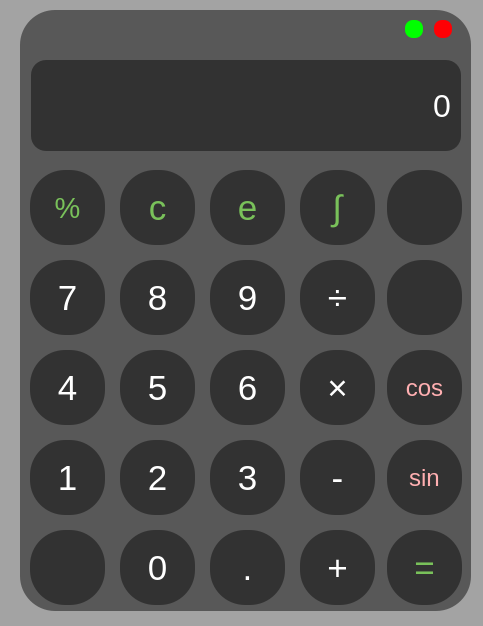
<?xml version="1.0" encoding="UTF-8"?>
<ui version="4.0">
 <class>MainWindow</class>
 <widget class="QMainWindow" name="MainWindow">
  <property name="windowModality">
   <enum>Qt::NonModal</enum>
  </property>
  <property name="geometry">
   <rect>
    <x>0</x>
    <y>0</y>
    <width>483</width>
    <height>626</height>
   </rect>
  </property>
  <property name="minimumSize">
   <size>
    <width>483</width>
    <height>626</height>
   </size>
  </property>
  <property name="maximumSize">
   <size>
    <width>483</width>
    <height>626</height>
   </size>
  </property>
  <property name="windowTitle">
   <string>Calculadora</string>
  </property>
  <property name="styleSheet">
   <string notr="true">background-color: rgb(163, 163, 163);</string>
  </property>
  <property name="dockOptions">
   <set>QMainWindow::AllowTabbedDocks|QMainWindow::AnimatedDocks</set>
  </property>
  <widget class="QWidget" name="centralwidget">
   <property name="styleSheet">
    <string notr="true"/>
   </property>
   <widget class="QFrame" name="frame">
    <property name="geometry">
     <rect>
      <x>20</x>
      <y>10</y>
      <width>451</width>
      <height>601</height>
     </rect>
    </property>
    <property name="styleSheet">
     <string notr="true">background-color: rgb(88, 88, 88);
border-radius:35px;</string>
    </property>
    <property name="frameShape">
     <enum>QFrame::StyledPanel</enum>
    </property>
    <property name="frameShadow">
     <enum>QFrame::Raised</enum>
    </property>
    <widget class="QPushButton" name="oito">
     <property name="geometry">
      <rect>
       <x>100</x>
       <y>250</y>
       <width>75</width>
       <height>75</height>
      </rect>
     </property>
     <property name="font">
      <font>
       <pointsize>26</pointsize>
      </font>
     </property>
     <property name="styleSheet">
      <string notr="true">color: rgb(255, 255, 255);
background-color: rgb(50, 50, 50);
border-radius:35px;
border-width: 4px;
border-color:white;


</string>
     </property>
     <property name="text">
      <string>8</string>
     </property>
    </widget>
    <widget class="QPushButton" name="dois">
     <property name="geometry">
      <rect>
       <x>100</x>
       <y>430</y>
       <width>75</width>
       <height>75</height>
      </rect>
     </property>
     <property name="font">
      <font>
       <pointsize>26</pointsize>
      </font>
     </property>
     <property name="styleSheet">
      <string notr="true">color: rgb(255, 255, 255);
background-color: rgb(50, 50, 50);
border-radius:35px;
border-width: 4px;
border-color:white;


</string>
     </property>
     <property name="text">
      <string>2</string>
     </property>
    </widget>
    <widget class="QPushButton" name="sete">
     <property name="geometry">
      <rect>
       <x>10</x>
       <y>250</y>
       <width>75</width>
       <height>75</height>
      </rect>
     </property>
     <property name="font">
      <font>
       <pointsize>26</pointsize>
      </font>
     </property>
     <property name="styleSheet">
      <string notr="true">color: rgb(255, 255, 255);
background-color: rgb(50, 50, 50);
border-radius:35px;
border-width: 4px;
border-color:white;


</string>
     </property>
     <property name="text">
      <string>7</string>
     </property>
    </widget>
    <widget class="QPushButton" name="menos">
     <property name="geometry">
      <rect>
       <x>280</x>
       <y>430</y>
       <width>75</width>
       <height>75</height>
      </rect>
     </property>
     <property name="font">
      <font>
       <pointsize>26</pointsize>
      </font>
     </property>
     <property name="styleSheet">
      <string notr="true">color: rgb(255, 255, 255);
background-color: rgb(50, 50, 50);
border-radius:35px;
border-width: 4px;
border-color:white;


</string>
     </property>
     <property name="text">
      <string>-</string>
     </property>
    </widget>
    <widget class="QPushButton" name="seno">
     <property name="geometry">
      <rect>
       <x>367</x>
       <y>430</y>
       <width>75</width>
       <height>75</height>
      </rect>
     </property>
     <property name="font">
      <font>
       <pointsize>18</pointsize>
      </font>
     </property>
     <property name="styleSheet">
      <string notr="true">color: rgb(255, 175, 177);
background-color: rgb(50, 50, 50);
border-radius:35px;
border-width: 4px;
border-color:white;</string>
     </property>
     <property name="text">
      <string>sin</string>
     </property>
    </widget>
    <widget class="QPushButton" name="quatro">
     <property name="geometry">
      <rect>
       <x>10</x>
       <y>340</y>
       <width>75</width>
       <height>75</height>
      </rect>
     </property>
     <property name="font">
      <font>
       <pointsize>26</pointsize>
      </font>
     </property>
     <property name="styleSheet">
      <string notr="true">color: rgb(255, 255, 255);
background-color: rgb(50, 50, 50);
border-radius:35px;
border-width: 4px;
border-color:white;


</string>
     </property>
     <property name="text">
      <string>4</string>
     </property>
    </widget>
    <widget class="QPushButton" name="zero">
     <property name="geometry">
      <rect>
       <x>100</x>
       <y>520</y>
       <width>75</width>
       <height>75</height>
      </rect>
     </property>
     <property name="font">
      <font>
       <pointsize>26</pointsize>
      </font>
     </property>
     <property name="styleSheet">
      <string notr="true">color: rgb(255, 255, 255);
background-color: rgb(50, 50, 50);
border-radius:35px;
border-width: 4px;
border-color:white;


</string>
     </property>
     <property name="text">
      <string>0</string>
     </property>
    </widget>
    <widget class="QLabel" name="outLabel">
     <property name="geometry">
      <rect>
       <x>11</x>
       <y>50</y>
       <width>430</width>
       <height>91</height>
      </rect>
     </property>
     <property name="minimumSize">
      <size>
       <width>394</width>
       <height>91</height>
      </size>
     </property>
     <property name="maximumSize">
      <size>
       <width>430</width>
       <height>91</height>
      </size>
     </property>
     <property name="font">
      <font>
       <pointsize>24</pointsize>
      </font>
     </property>
     <property name="styleSheet">
      <string notr="true">color: rgb(255, 255, 255);
background-color: rgb(50, 50, 50);
border-radius:15px;
padding:2px;</string>
     </property>
     <property name="frameShape">
      <enum>QFrame::WinPanel</enum>
     </property>
     <property name="frameShadow">
      <enum>QFrame::Raised</enum>
     </property>
     <property name="lineWidth">
      <number>5</number>
     </property>
     <property name="text">
      <string>0</string>
     </property>
     <property name="alignment">
      <set>Qt::AlignRight|Qt::AlignTrailing|Qt::AlignVCenter</set>
     </property>
     <property name="margin">
      <number>20</number>
     </property>
    </widget>
    <widget class="QPushButton" name="porcentagem">
     <property name="geometry">
      <rect>
       <x>10</x>
       <y>160</y>
       <width>75</width>
       <height>75</height>
      </rect>
     </property>
     <property name="font">
      <font>
       <pointsize>22</pointsize>
       <weight>50</weight>
       <bold>false</bold>
      </font>
     </property>
     <property name="styleSheet">
      <string notr="true">

color: rgb(121, 193, 90);
background-color: rgb(50, 50, 50);
border-radius:35px;
border-width: 4px;
border-color:white;


</string>
     </property>
     <property name="text">
      <string>%</string>
     </property>
    </widget>
    <widget class="QPushButton" name="close">
     <property name="geometry">
      <rect>
       <x>414</x>
       <y>10</y>
       <width>18</width>
       <height>18</height>
      </rect>
     </property>
     <property name="styleSheet">
      <string notr="true">
background-color: rgb(255, 0, 4);
border-radius:8px;
border-width: 1px;



</string>
     </property>
     <property name="text">
      <string/>
     </property>
    </widget>
    <widget class="QPushButton" name="cinco">
     <property name="geometry">
      <rect>
       <x>100</x>
       <y>340</y>
       <width>75</width>
       <height>75</height>
      </rect>
     </property>
     <property name="font">
      <font>
       <pointsize>26</pointsize>
      </font>
     </property>
     <property name="styleSheet">
      <string notr="true">color: rgb(255, 255, 255);
background-color: rgb(50, 50, 50);
border-radius:35px;
border-width: 4px;
border-color:white;


</string>
     </property>
     <property name="text">
      <string>5</string>
     </property>
    </widget>
    <widget class="QPushButton" name="divisao">
     <property name="geometry">
      <rect>
       <x>280</x>
       <y>250</y>
       <width>75</width>
       <height>75</height>
      </rect>
     </property>
     <property name="font">
      <font>
       <pointsize>26</pointsize>
      </font>
     </property>
     <property name="styleSheet">
      <string notr="true">color: rgb(255, 255, 255);
background-color: rgb(50, 50, 50);
border-radius:35px;
border-width: 4px;
border-color:white;


</string>
     </property>
     <property name="text">
      <string>÷</string>
     </property>
    </widget>
    <widget class="QPushButton" name="um">
     <property name="geometry">
      <rect>
       <x>10</x>
       <y>430</y>
       <width>75</width>
       <height>75</height>
      </rect>
     </property>
     <property name="font">
      <font>
       <pointsize>26</pointsize>
      </font>
     </property>
     <property name="styleSheet">
      <string notr="true">color: rgb(255, 255, 255);
background-color: rgb(50, 50, 50);
border-radius:35px;
border-width: 4px;
border-color:white;


</string>
     </property>
     <property name="text">
      <string>1</string>
     </property>
    </widget>
    <widget class="QPushButton" name="clear">
     <property name="geometry">
      <rect>
       <x>100</x>
       <y>160</y>
       <width>75</width>
       <height>75</height>
      </rect>
     </property>
     <property name="font">
      <font>
       <pointsize>26</pointsize>
      </font>
     </property>
     <property name="styleSheet">
      <string notr="true">

color: rgb(121, 193, 90);
background-color: rgb(50, 50, 50);
border-radius:35px;
border-width: 4px;
border-color:white;


</string>
     </property>
     <property name="text">
      <string>c</string>
     </property>
    </widget>
    <widget class="QPushButton" name="seis">
     <property name="geometry">
      <rect>
       <x>190</x>
       <y>340</y>
       <width>75</width>
       <height>75</height>
      </rect>
     </property>
     <property name="font">
      <font>
       <pointsize>26</pointsize>
      </font>
     </property>
     <property name="styleSheet">
      <string notr="true">color: rgb(255, 255, 255);
background-color: rgb(50, 50, 50);
border-radius:35px;
border-width: 4px;
border-color:white;


</string>
     </property>
     <property name="text">
      <string>6</string>
     </property>
    </widget>
    <widget class="QPushButton" name="tres">
     <property name="geometry">
      <rect>
       <x>190</x>
       <y>430</y>
       <width>75</width>
       <height>75</height>
      </rect>
     </property>
     <property name="font">
      <font>
       <pointsize>26</pointsize>
      </font>
     </property>
     <property name="styleSheet">
      <string notr="true">color: rgb(255, 255, 255);
background-color: rgb(50, 50, 50);
border-radius:35px;
border-width: 4px;
border-color:white;


</string>
     </property>
     <property name="text">
      <string>3</string>
     </property>
    </widget>
    <widget class="QPushButton" name="mais">
     <property name="geometry">
      <rect>
       <x>280</x>
       <y>520</y>
       <width>75</width>
       <height>75</height>
      </rect>
     </property>
     <property name="font">
      <font>
       <pointsize>26</pointsize>
      </font>
     </property>
     <property name="styleSheet">
      <string notr="true">color: rgb(255, 255, 255);
background-color: rgb(50, 50, 50);
border-radius:35px;
border-width: 4px;
border-color:white;


</string>
     </property>
     <property name="text">
      <string>+</string>
     </property>
    </widget>
    <widget class="QPushButton" name="ponto">
     <property name="geometry">
      <rect>
       <x>190</x>
       <y>520</y>
       <width>75</width>
       <height>75</height>
      </rect>
     </property>
     <property name="font">
      <font>
       <pointsize>26</pointsize>
      </font>
     </property>
     <property name="styleSheet">
      <string notr="true">color: rgb(255, 255, 255);
background-color: rgb(50, 50, 50);
border-radius:35px;
border-width: 4px;
border-color:white;


</string>
     </property>
     <property name="text">
      <string>.</string>
     </property>
    </widget>
    <widget class="QPushButton" name="nove">
     <property name="geometry">
      <rect>
       <x>190</x>
       <y>250</y>
       <width>75</width>
       <height>75</height>
      </rect>
     </property>
     <property name="font">
      <font>
       <pointsize>26</pointsize>
      </font>
     </property>
     <property name="styleSheet">
      <string notr="true">color: rgb(255, 255, 255);
background-color: rgb(50, 50, 50);
border-radius:35px;
border-width: 4px;
border-color:white;


</string>
     </property>
     <property name="text">
      <string>9</string>
     </property>
    </widget>
    <widget class="QLabel" name="op">
     <property name="geometry">
      <rect>
       <x>60</x>
       <y>70</y>
       <width>47</width>
       <height>51</height>
      </rect>
     </property>
     <property name="font">
      <font>
       <pointsize>20</pointsize>
      </font>
     </property>
     <property name="styleSheet">
      <string notr="true">color: rgb(255, 255, 255);
background-color: rgb(50, 50, 50);</string>
     </property>
     <property name="text">
      <string/>
     </property>
    </widget>
    <widget class="QPushButton" name="multiplicar">
     <property name="geometry">
      <rect>
       <x>280</x>
       <y>340</y>
       <width>75</width>
       <height>75</height>
      </rect>
     </property>
     <property name="font">
      <font>
       <pointsize>26</pointsize>
      </font>
     </property>
     <property name="styleSheet">
      <string notr="true">color: rgb(255, 255, 255);
background-color: rgb(50, 50, 50);
border-radius:35px;
border-width: 4px;
border-color:white;


</string>
     </property>
     <property name="text">
      <string>×</string>
     </property>
    </widget>
    <widget class="QPushButton" name="cos">
     <property name="geometry">
      <rect>
       <x>367</x>
       <y>340</y>
       <width>75</width>
       <height>75</height>
      </rect>
     </property>
     <property name="font">
      <font>
       <pointsize>18</pointsize>
      </font>
     </property>
     <property name="styleSheet">
      <string notr="true">color: rgb(255, 175, 177);
background-color: rgb(50, 50, 50);
border-radius:35px;
border-width: 4px;
border-color:white;</string>
     </property>
     <property name="text">
      <string>cos</string>
     </property>
    </widget>
    <widget class="QPushButton" name="expoente_2">
     <property name="geometry">
      <rect>
       <x>367</x>
       <y>160</y>
       <width>75</width>
       <height>75</height>
      </rect>
     </property>
     <property name="font">
      <font>
       <pointsize>26</pointsize>
      </font>
     </property>
     <property name="styleSheet">
      <string notr="true">

color: rgb(121, 193, 90);
background-color: rgb(50, 50, 50);
border-radius:35px;
border-width: 4px;
border-color:white;


</string>
     </property>
     <property name="text">
      <string/>
     </property>
     <property name="icon">
      <iconset>
       <normaloff>qrc/Captura de tela 2022-08-27 204254.png</normaloff>qrc/Captura de tela 2022-08-27 204254.png</iconset>
     </property>
     <property name="iconSize">
      <size>
       <width>60</width>
       <height>30</height>
      </size>
     </property>
    </widget>
    <widget class="QPushButton" name="euler">
     <property name="geometry">
      <rect>
       <x>190</x>
       <y>160</y>
       <width>75</width>
       <height>75</height>
      </rect>
     </property>
     <property name="font">
      <font>
       <pointsize>26</pointsize>
      </font>
     </property>
     <property name="styleSheet">
      <string notr="true">

color: rgb(121, 193, 90);
background-color: rgb(50, 50, 50);
border-radius:35px;
border-width: 4px;
border-color:white;


</string>
     </property>
     <property name="text">
      <string>e</string>
     </property>
    </widget>
    <widget class="QPushButton" name="igual">
     <property name="geometry">
      <rect>
       <x>367</x>
       <y>520</y>
       <width>75</width>
       <height>75</height>
      </rect>
     </property>
     <property name="font">
      <font>
       <pointsize>26</pointsize>
      </font>
     </property>
     <property name="styleSheet">
      <string notr="true">color: rgb(121, 193, 90);
background-color: rgb(50, 50, 50);
border-radius:35px;
border-width: 4px;
border-color:white;


</string>
     </property>
     <property name="text">
      <string>=</string>
     </property>
    </widget>
    <widget class="QPushButton" name="pi">
     <property name="geometry">
      <rect>
       <x>367</x>
       <y>250</y>
       <width>75</width>
       <height>75</height>
      </rect>
     </property>
     <property name="font">
      <font>
       <pointsize>26</pointsize>
      </font>
     </property>
     <property name="styleSheet">
      <string notr="true">color: rgb(121, 193, 90);
background-color: rgb(50, 50, 50);
border-radius:35px;
border-width: 4px;
border-color:white;


</string>
     </property>
     <property name="text">
      <string/>
     </property>
     <property name="icon">
      <iconset>
       <normaloff>qrc/pi.png</normaloff>qrc/pi.png</iconset>
     </property>
     <property name="iconSize">
      <size>
       <width>50</width>
       <height>20</height>
      </size>
     </property>
    </widget>
    <widget class="QPushButton" name="min">
     <property name="geometry">
      <rect>
       <x>385</x>
       <y>10</y>
       <width>18</width>
       <height>18</height>
      </rect>
     </property>
     <property name="styleSheet">
      <string notr="true">
background-color: rgb(0, 255, 0);
border-radius:8px;
border-width: 1px;



</string>
     </property>
     <property name="text">
      <string/>
     </property>
    </widget>
    <widget class="QPushButton" name="raiz">
     <property name="geometry">
      <rect>
       <x>10</x>
       <y>520</y>
       <width>75</width>
       <height>75</height>
      </rect>
     </property>
     <property name="font">
      <font>
       <pointsize>26</pointsize>
      </font>
     </property>
     <property name="styleSheet">
      <string notr="true">color: rgb(255, 255, 255);
background-color: rgb(50, 50, 50);
border-radius:35px;
border-width: 4px;
border-color:white;


</string>
     </property>
     <property name="text">
      <string/>
     </property>
     <property name="icon">
      <iconset>
       <normaloff>qrc/raiz.png</normaloff>qrc/raiz.png</iconset>
     </property>
     <property name="iconSize">
      <size>
       <width>50</width>
       <height>40</height>
      </size>
     </property>
    </widget>
    <widget class="QPushButton" name="integral">
     <property name="geometry">
      <rect>
       <x>280</x>
       <y>160</y>
       <width>75</width>
       <height>75</height>
      </rect>
     </property>
     <property name="font">
      <font>
       <pointsize>26</pointsize>
      </font>
     </property>
     <property name="styleSheet">
      <string notr="true">

color: rgb(121, 193, 90);
background-color: rgb(50, 50, 50);
border-radius:35px;
border-width: 4px;
border-color:white;


</string>
     </property>
     <property name="text">
      <string>∫</string>
     </property>
    </widget>
   </widget>
  </widget>
 </widget>
 <resources/>
 <connections/>
</ui>
